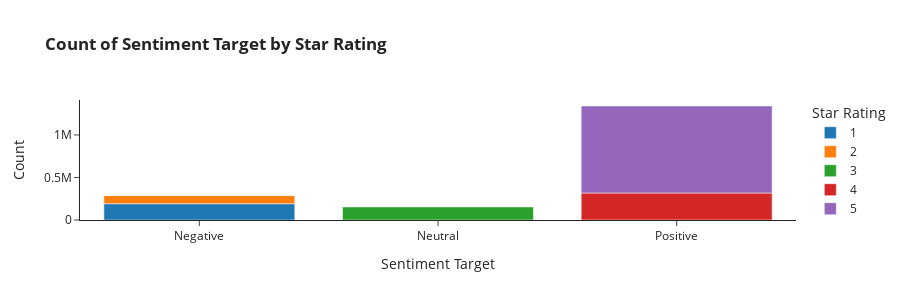

Source (notebook cell):
### Markdown cell above
# Sentiment Star Rating

### Code cell
sentiment_star_counts = pd.DataFrame(games.groupby(['Sentiment_target', 'star_rating']).size().reset_index())
sentiment_star_counts.rename(columns = {0:'Count'}, inplace=True)

sentiment_star_counts['star_rating'] = sentiment_star_counts['star_rating'].astype(str)

sentiment_star_counts_fig = px.bar(
    sentiment_star_counts,
    x='Sentiment_target',
    y='Count',
    color='star_rating',
    labels = {
        'Sentiment_target': 'Sentiment Target',
        'star_rating':'Star Rating'
    },
    title = '<b>Count of Sentiment Target by Star Rating</b>',
    template='simple_white',
    width=900,
    height=300,
)

sentiment_star_counts_fig.show()


sentiment_star_counts_fig.write_image("sentiment_star_counts_fig.jpeg")

### Figure 1 — Plotly figure (JSON) as saved in the notebook; plotly's stock layout.template omitted (floating-point values rounded to 4 significant figures)
{"data": [{"alignmentgroup": "True", "hovertemplate": "Star Rating=1<br>Sentiment Target=%{x}<br>Count=%{y}<extra></extra>", "legendgroup": "1", "marker": {"color": "#1F77B4"}, "name": "1", "offsetgroup": "1", "orientation": "v", "showlegend": true, "textposition": "auto", "type": "bar", "x": ["Negative"], "xaxis": "x", "y": [191614], "yaxis": "y"}, {"alignmentgroup": "True", "hovertemplate": "Star Rating=2<br>Sentiment Target=%{x}<br>Count=%{y}<extra></extra>", "legendgroup": "2", "marker": {"color": "#FF7F0E"}, "name": "2", "offsetgroup": "2", "orientation": "v", "showlegend": true, "textposition": "auto", "type": "bar", "x": ["Negative"], "xaxis": "x", "y": [94552], "yaxis": "y"}, {"alignmentgroup": "True", "hovertemplate": "Star Rating=3<br>Sentiment Target=%{x}<br>Count=%{y}<extra></extra>", "legendgroup": "3", "marker": {"color": "#2CA02C"}, "name": "3", "offsetgroup": "3", "orientation": "v", "showlegend": true, "textposition": "auto", "type": "bar", "x": ["Neutral"], "xaxis": "x", "y": [153443], "yaxis": "y"}, {"alignmentgroup": "True", "hovertemplate": "Star Rating=4<br>Sentiment Target=%{x}<br>Count=%{y}<extra></extra>", "legendgroup": "4", "marker": {"color": "#D62728"}, "name": "4", "offsetgroup": "4", "orientation": "v", "showlegend": true, "textposition": "auto", "type": "bar", "x": ["Positive"], "xaxis": "x", "y": [317443], "yaxis": "y"}, {"alignmentgroup": "True", "hovertemplate": "Star Rating=5<br>Sentiment Target=%{x}<br>Count=%{y}<extra></extra>", "legendgroup": "5", "marker": {"color": "#9467BD"}, "name": "5", "offsetgroup": "5", "orientation": "v", "showlegend": true, "textposition": "auto", "type": "bar", "x": ["Positive"], "xaxis": "x", "y": [1023102], "yaxis": "y"}], "layout": {"barmode": "relative", "height": 300, "legend": {"title": {"text": "Star Rating"}, "tracegroupgap": 0}, "title": {"text": "<b>Count of Sentiment Target by Star Rating</b>"}, "width": 900, "xaxis": {"anchor": "y", "domain": [0, 1], "title": {"text": "Sentiment Target"}}, "yaxis": {"anchor": "x", "domain": [0, 1], "title": {"text": "Count"}}}}
